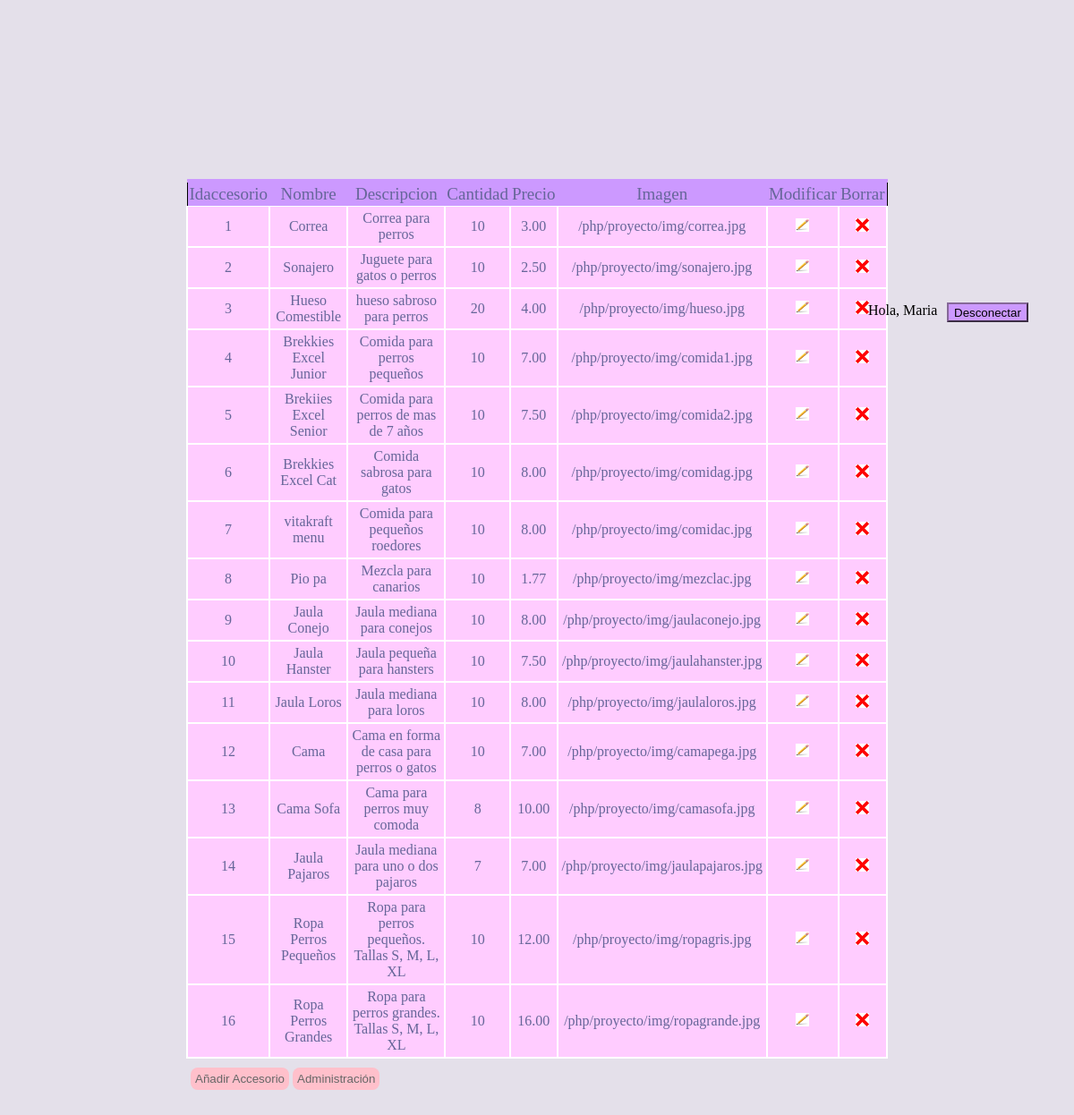
Page /PHP/adaccesorio.php (signed in) on the committed database.
### tables this page shows
create table accesorio
(
	idaccesorio		int auto_increment not null,
	nombre			varchar(50),
	descripcion		varchar(500),
	cantidad		int,
	precio			decimal(4,2),
	imagen			varchar(500),
	primary key(idaccesorio)
	);

create table cliente
(
	idcliente		int auto_increment not null,
	nombre			varchar(25),
	apellidos		varchar(50),
	telefono		varchar(9),
	email			varchar(100),
	usuario			varchar(15),
	tipo			varchar(20),
	password		varchar(50),
	primary key(idcliente)
);

### PHP/adaccesorio.php (the view, shortened to what this page needs)
<!DOCTYPE html>
<html lang="en">
  <head>
    <link rel="stylesheet" href="css/adaccesorio.css">
  </head>
  <body>
    <?php
       include_once "conec.php";
      if(isset($_SESSION["iduser"])){
          $nombreusu = "";
            $nombreusu = "SELECT nombre
                         FROM cliente
                         WHERE idcliente = {$_SESSION['iduser']}
                        ";
            if ($result = $connection->query($nombreusu)) {
                if ($result->num_rows > 0)
                    $nombreusu = $result->fetch_object()->nombre;
                else
                    echo "No se ha encontrado el nombre de usuario";
            }else
                echo "Wrong Query";
      }
      if ($result = $connection->query("SELECT * FROM accesorio;")) {
            if ($result){
            echo "<table style='border:1px solid black;'>";
            echo "<thead>";
            echo "<tr>";
            echo "<th>Idaccesorio</th>";
            echo "<th>Nombre</th>";
            echo "<th>Descripcion</th>";
            echo "<th>Cantidad</th>";
            echo "<th>Precio</th>";
            echo "<th>Imagen</th>";
            echo "<th>Modificar</th>";
            echo "<th>Borrar</th>";
            echo "</thead>";
          }
      ?>
      <?php
          while($obj = $result->fetch_object()) {
              echo "<tr>";
              echo "<td>".$obj->idaccesorio."</td>";
              echo "<td>".$obj->nombre."</td>";
              echo "<td>".$obj->descripcion."</td>";
              echo "<td>".$obj->cantidad."</td>";
              echo "<td>".$obj->precio."</td>";
              echo "<td>".$obj->imagen."</td>";
              echo "<td><a href='editaraccesorio.php?id=".$obj->idaccesorio."'><img src='img/modificar.jpg' width='15px'height='15px'/></a></td>";
              echo "<td><a href='borraraccesorio.php?id=".$obj->idaccesorio."'><img src='img/borrar.png' width='15px' height='15px'/></a></td>";
              echo "</tr>";
          }
      }
    ?>
  </table>
  <input type="button" onclick=" location.href='/php/proyecto/agregaraccesorio.php' " value="Añadir Accesorio" style=cursor:pointer; name="boton" />
  <input type="button" onclick=" location.href='/php/proyecto/administracion.php' " value="Administración" style=cursor:pointer; name="boton1" />
  <form method="post" id="Desconectar">
      <input type="submit" name="desloguear" value="Desconectar">
        </form>
        <?php echo "<p id='saludo'> Hola, $nombreusu</p>" ?>
  </body>
</html>

### PHP/conec.php (shortened to what this page needs)
<!DOCTYPE html>
<html>
<head>
</head>
<body>
</body>
</html>

### PHP/css/adaccesorio.css (style rules this page uses)
table { text-align: center; border-collapse: collapse; font-size: 16px; margin: 200px; }
th { font-size: 19px; font-weight: normal; padding: 2px; background: #c9f; border-top: 4px solid #c9f; border-bottom: 1px solid #fff; color: #669; }
td { padding: 4px; background: #fcf; border: 2px solid #fff; color: #669; border-top: 1px }
body { background: #e4e0ea; }
input[type="button"] { position: relative; left: 205px; top: -190px; border-radius: 8px; background: pink; padding: 5px 5px; border: none; color: #666; }
#saludo { width: 90px; margin-left: 962px; margin-top: -1070px; }
input[type=submit] { position: absolute; margin-left: 1050px; background-color: #C9F; border-color: #866899; margin-top: -1070px; cursor:pointer; height: 22px; }

### rows in the picture
accesorio: idaccesorio "1", nombre "Correa", descripcion "Correa para perros", cantidad "10", precio "3.00", imagen "/php/proyecto/img/correa.jpg"
accesorio: idaccesorio "2", nombre "Sonajero", descripcion "Juguete para gatos o perros", cantidad "10", precio "2.50", imagen "/php/proyecto/img/sonajero.jpg"
accesorio: idaccesorio "3", nombre "Hueso Comestible", descripcion "hueso sabroso para perros", cantidad "20", precio "4.00", imagen "/php/proyecto/img/hueso.jpg"
accesorio: idaccesorio "4", nombre "Brekkies Excel Junior", descripcion "Comida para perros pequeños", cantidad "10", precio "7.00", imagen "/php/proyecto/img/comida1.jpg"
accesorio: idaccesorio "5", nombre "Brekiies Excel Senior", descripcion "Comida para perros de mas de 7 años", cantidad "10", precio "7.50", imagen "/php/proyecto/img/comida2.jpg"
accesorio: idaccesorio "6", nombre "Brekkies Excel Cat", descripcion "Comida sabrosa para gatos", cantidad "10", precio "8.00", imagen "/php/proyecto/img/comidag.jpg"
accesorio: idaccesorio "7", nombre "vitakraft menu", descripcion "Comida para pequeños roedores", cantidad "10", precio "8.00", imagen "/php/proyecto/img/comidac.jpg"
accesorio: idaccesorio "8", nombre "Pio pa", descripcion "Mezcla para canarios", cantidad "10", precio "1.77", imagen "/php/proyecto/img/mezclac.jpg"
accesorio: idaccesorio "9", nombre "Jaula Conejo", descripcion "Jaula mediana para conejos", cantidad "10", precio "8.00", imagen "/php/proyecto/img/jaulaconejo.jpg"
accesorio: idaccesorio "10", nombre "Jaula Hanster", descripcion "Jaula pequeña para hansters", cantidad "10", precio "7.50", imagen "/php/proyecto/img/jaulahanster.jpg"
accesorio: idaccesorio "11", nombre "Jaula Loros", descripcion "Jaula mediana para loros", cantidad "10", precio "8.00", imagen "/php/proyecto/img/jaulaloros.jpg"
accesorio: idaccesorio "12", nombre "Cama", descripcion "Cama en forma de casa para perros o gatos", cantidad "10", precio "7.00", imagen "/php/proyecto/img/camapega.jpg"
accesorio: idaccesorio "13", nombre "Cama Sofa", descripcion "Cama para perros muy comoda", cantidad "8", precio "10.00", imagen "/php/proyecto/img/camasofa.jpg"
accesorio: idaccesorio "14", nombre "Jaula Pajaros", descripcion "Jaula mediana para uno o dos pajaros", cantidad "7", precio "7.00", imagen "/php/proyecto/img/jaulapajaros.jpg"
accesorio: idaccesorio "15", nombre "Ropa Perros Pequeños", descripcion "Ropa para perros pequeños. Tallas S, M, L, XL", cantidad "10", precio "12.00", imagen "/php/proyecto/img/ropagris.jpg"
accesorio: idaccesorio "16", nombre "Ropa Perros Grandes", descripcion "Ropa para perros grandes. Tallas S, M, L, XL", cantidad "10", precio "16.00", imagen "/php/proyecto/img/ropagrande.jpg"
cliente: nombre "Maria"
